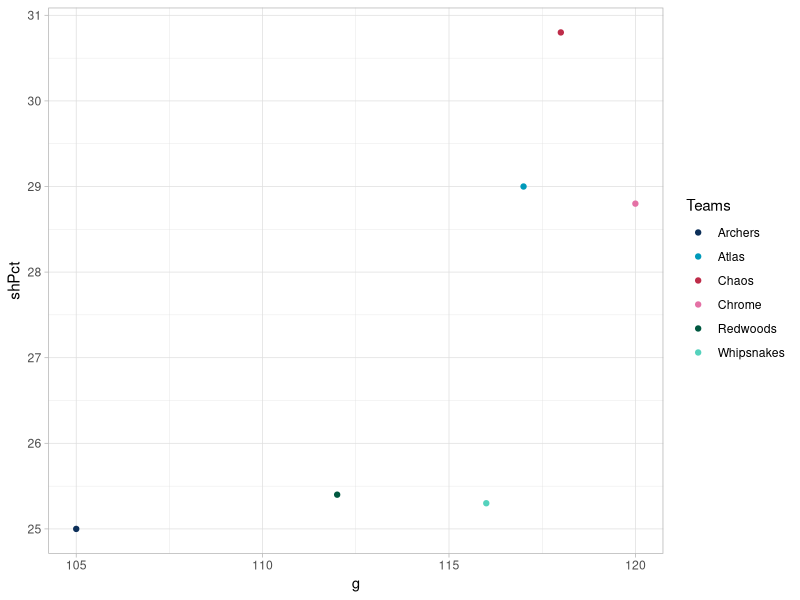

Reproduce this figure in R.
library(tidyverse)

teamStats <- tibble(team = c("Archers", "Atlas", "Chaos", "Chrome", "Redwoods", "Whipsnakes"),
                    col = c("#0c2f59", "#009aba", "#be2c49", "#e471a5", "#005840", "#55d2bd"),
                    g = c(105, 117, 118, 120, 112, 116),
                    a = c(65, 73, 67, 62, 61, 73),
                    sh = c(419, 403, 383, 416, 440, 457),
                    shPct = c(25, 29, 30.8, 28.8, 25.4, 25.3),
                    gb = c(282, 299, 294, 344, 274, 287),
                    foW = c(112, 167, 133, 142, 106, 133),
                    foTot = c(241, 273, 281, 281, 253, 257),
                    to = c(147, 144, 164, 154, 141, 137),
                    cto = c(55, 51, 64, 67, 67, 59),
                    sv = c(126, 140, 157, 127, 116, 133),
                    svPct = c(55.7, 53.4, 55.4, 50.3, 52.2, 54.9),
                    ga = c(105, 132, 129, 137, 116, 116),
)

color_map <- set_names(teamStats$col, teamStats$team)

ggplot(teamStats, aes(g, shPct, col = team)) +
  geom_point() +
  scale_color_manual("Teams", values = color_map) +
  theme_light()
